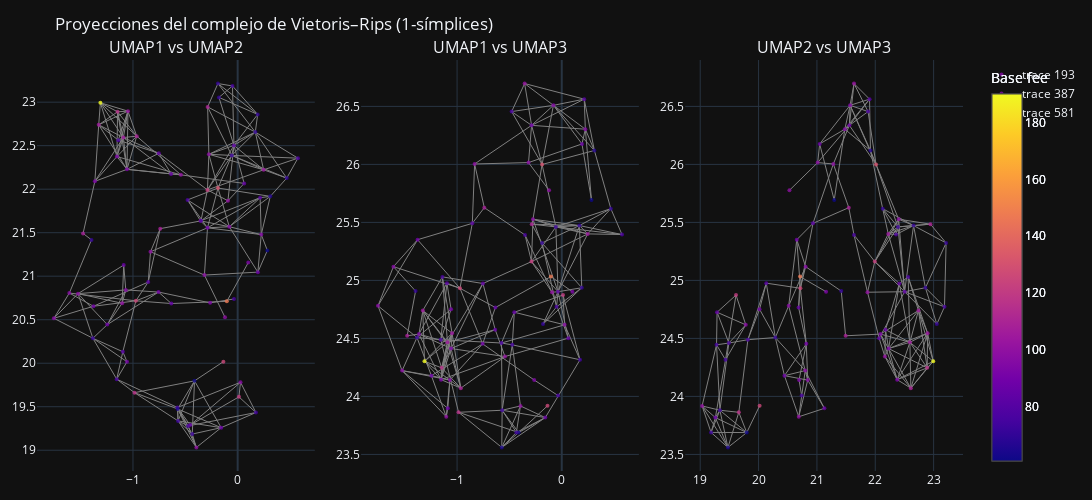

Notebook code for this chart:
### Code cell
fig = plot_rips_projections(df_space, simplex_tree,"Base fee")
fig.show()
